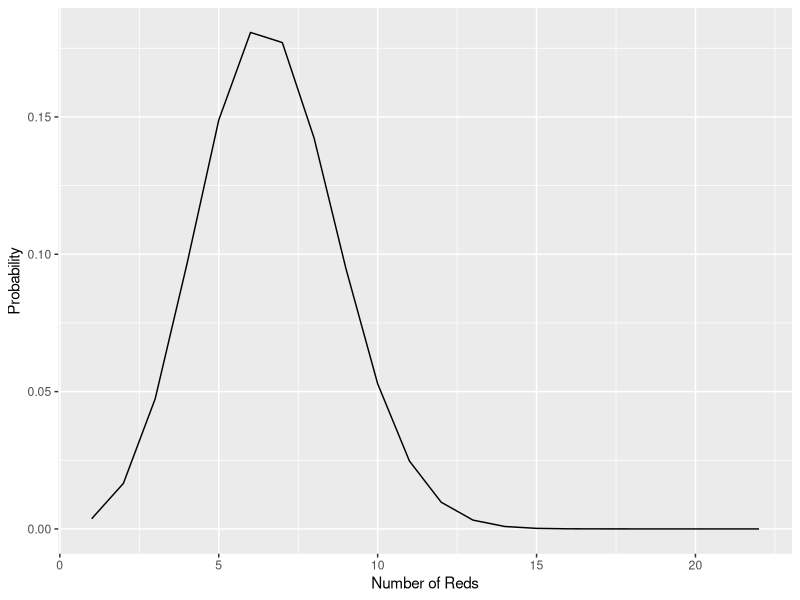
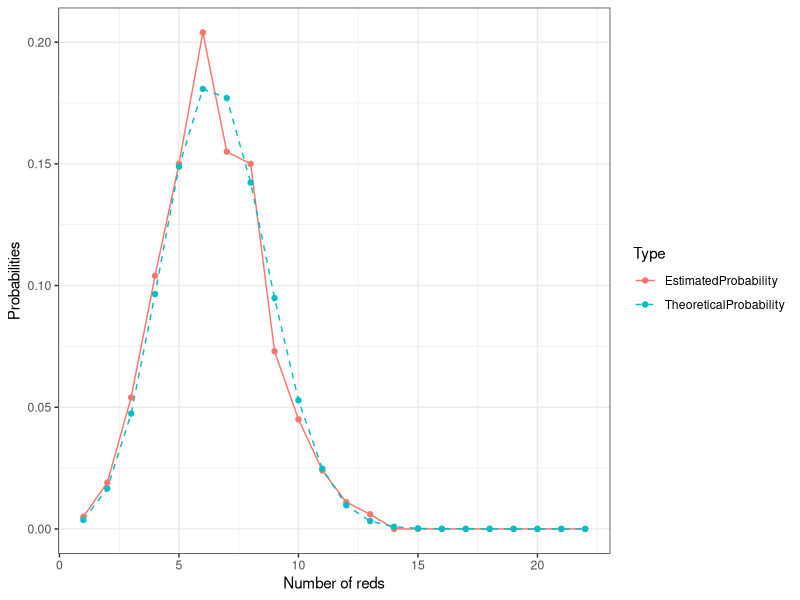

R code for these plots, in order:
## ---- chunk 1
knitr::opts_chunk$set(echo = TRUE)
## ---- chunk 2
P <- function(event) {
  probabilities <- c(a = 0.5, b = 0.1, c = 0.4)

  if (length(event) == 1 && event %in% names(probabilities)) {
    return(probabilities[event])
  } else if (length(event) > 1 && all(event %in% names(probabilities))) {
    return(sum(probabilities[event]))
  } else {
    return(0)
  }
}

event_a <- "a"
event_b <- "b"
event_c <- "c"
event_ab <- c("a", "b")
event_bc <- c("b", "c")
event_ac <- c("a", "c")
event_abc <- c("a", "b", "c")
print(P(event_a)) 
print(P(event_b)) 
print(P(event_c)) 
print(P(event_ab)) 
print(P(event_bc)) 
print(P(event_ac)) 
print(P(event_abc)) 
## ---- chunk 3
Sample <- c(0, 1)
E <- list(
  empty_set = integer(0),  # ∅
  event_0 = 0,  # {0}
  event_1 = 1,  # {1}
  event_01 = c(0, 1)  # {0, 1}
)

P <- function(event, q) {
  if (length(event) == 0) {
    return(0)
  } else if (identical(event, E$event_0)) {
    return(1 - q)
  } else if (identical(event, E$event_1)) {
    return(q)
  } else if (identical(event, E$event_01)) {
    return(1)
  } else {
    return(0)
  }
}

q <- 0.4  # 替换为所需的 q 值
total_probability <- 0
#rule 1 
for (event in E) {
  probability <- P(event, q)
  if (probability > 0 || probability == 0) {
    print('yes')
  }
}

#rule 2
if (P(E$event_01, q) == 1) {
  print('yes')
}
#rule 3 
for (i in 1:length(E)) {
  event_combinations <- combn(E, i)
  for (j in 1:ncol(event_combinations)) {
    events <- event_combinations[, j]
    probability_union <- P(unlist(events), q)
    probability_sum <- sum(sapply(events, function(event) P(event, q)))
    if (probability_union == probability_sum) {
      print("yes")
    }
  }
}
## ---- chunk 4
choose(8,3)
## ---- chunk 5
prob_red_spheres <- function(z) {
  p_red <- 0.3
  p_not_red <- 0.7
  probability <- choose(22, z) * (p_red^z) * (p_not_red^(22 - z))
  return(probability)
}

result <- prob_red_spheres(10)
print(result)
## ---- chunk 6
prob_by_num_reds <- data.frame(num_reds = numeric(0), prob = numeric(0))

for (z in 1:22) {
  probability <- prob_red_spheres(z)
  prob_by_num_reds <- rbind(prob_by_num_reds, data.frame(num_reds = z, prob = probability))
}

head(prob_by_num_reds, 3)

## ---- chunk 7
library(ggplot2)

ggplot(data = prob_by_num_reds, aes(x = num_reds, y = prob)) +
  geom_line() +
  labs(x = "Number of Reds", y = "Probability")

## ---- chunk 8
sample(10, 22, replace=TRUE)
## ---- chunk 9
## case 1: Setting the random seed just once
set.seed(0)
for(i in 1:5){
print(sample(100,5,replace=FALSE))
# The result may well differ every time
}

## case 2: Resetting the random seed every time
set.seed(1)
print(sample(100,5,replace=FALSE))
set.seed(1)
print(sample(100,5,replace=FALSE))
set.seed(1)
print(sample(100,5,replace=FALSE))
# The result should not change
## case 3: reproducing case 1 if we set a random seed at the beginning.
set.seed(0)
for(i in 1:5){
print(sample(100,5,replace=FALSE))
} # The result will be 5 samples exactly the same as in case 1 (why?).
library(dplyr)
library(purrr)
num_trials<-1000 # set the number of trials
set.seed(0) # set the random seed
sampling_with_replacement_simulation<-data.frame(trial=1:num_trials) %>%
mutate(sample_balls = map(.x=trial, ~sample(10,22, replace = TRUE)))
# generate collection of num_trials simulations
# in the above code we have used "~" which defines an anonymous function

# 将 num_reds 列添加到数据框
sampling_with_replacement_simulation <- sampling_with_replacement_simulation %>%
  mutate(num_reds = map_dbl(sample_balls, ~sum(.x <= 3)))

## ---- chunk 10
num_reds_in_simulation<-sampling_with_replacement_simulation %>%
pull(num_reds)
# we extract a vector corresponding to the number of reds in each trial
prob_by_num_reds<-prob_by_num_reds %>%
mutate(predicted_prob=map_dbl(.x=num_reds,~sum(num_reds_in_simulation==.x))/num_trials)

## ---- chunk 11
library(tidyr)
prob_by_num_reds %>%
rename(TheoreticalProbability=prob, EstimatedProbability=predicted_prob) %>%
pivot_longer(cols=c("EstimatedProbability","TheoreticalProbability"),
names_to="Type",values_to="count") %>%
ggplot(aes(num_reds,count)) +
geom_line(aes(linetype=Type, color=Type)) + geom_point(aes(color=Type)) +
scale_linetype_manual(values = c("solid", "dashed"))+
theme_bw() + xlab("Number of reds") + ylab("Probabilities")
## ---- chunk 12
# Load the necessary libraries
library(dplyr)
library(purrr)

# Set the random seed for reproducibility
set.seed(0)

# Specify the number of trials (simulations) and sample size
num_trials <- 10000  # You can increase this for more accuracy
sample_size <- 10

# Create a data frame to store the simulation results
simulation_results <- data.frame(trial = 1:num_trials) %>%
  mutate(
    # Generate samples of size 10 without replacement
    sample_result = map(.x = trial, ~sample(1:100, sample_size, replace = FALSE)),
    
    # Calculate the counts of red, green, and blue spheres in each sample
    red_count = map_dbl(sample_result, ~sum(.x <= 50)),
    green_count = map_dbl(sample_result, ~sum(.x > 50 & .x <= 80)),
    blue_count = map_dbl(sample_result, ~sum(.x > 80)),
    
    # Compute the minimum count among red, green, and blue
    min_count = pmin(red_count, green_count, blue_count),
    
    # Check if one or more colors are missing (minimum count is zero)
    missing_color = (min_count == 0)
  )

# Calculate the proportion of samples with missing colors
probability_missing_colors <- mean(simulation_results$missing_color)

# Print the probability
cat("Probability that one or more colors are missing:", probability_missing_colors, "\n")

